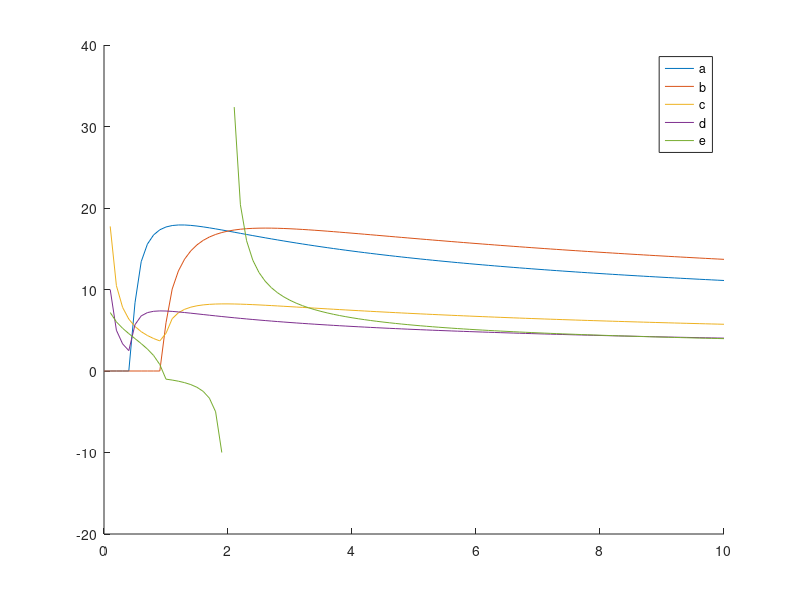

Write the MATLAB code that produced this figure.
dvc = 50
delta = 0.05

mh = @(N) power(N,50)
f1  = @(N) sqrt((8/N)*(50*log(2*N)+log(80)))
f2 = @(N) sqrt((16/N)*(log(2)+50*log(N)-log(0.05)/2))
f3 = @(N) sqrt((2/N)*(log(2)+51*log(N)))+sqrt(2/N*log(20))+1/N
f4 = @(N) 1/N + sqrt(1/power(N,2)+(log(120)+50*log(2*N))/N)
f5 = @(N)  1/(N-2) + sqrt(1/power(N-2,2)+(log(20)+50*log(N))/(N-2))

X = 0:0.1:10;
Y1 = [];
Y2 = [];
Y3 = [];
Y4 = [];
Y5 = [];
for i = X
	Y1 = [Y1 f1(i)];	
	Y2 = [Y2 f2(i)];	
	Y3 = [Y3 f3(i)];	
	Y4 = [Y4 f4(i)];	
	Y5 = [Y5 f5(i)];	
end
hold on
plot(X,Y1);
plot(X,Y2);
plot(X,Y3);
plot(X,Y4);
plot(X,Y5);
legend('a','b','c','d','e');
hold off
N = 5

fprintf('f1(5)= %d\n',f1(N))
fprintf('f2(5)= %d\n',f2(N))
fprintf('f3(5)= %d\n',f3(N))
fprintf('f4(5)= %d\n',f4(N))
fprintf('f5(5)= %d\n',f5(N))

